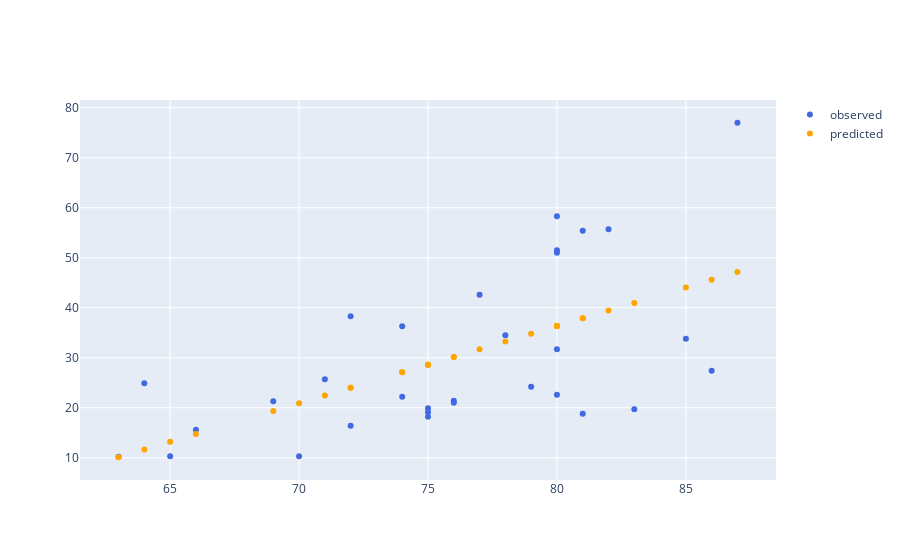

Here is the notebook cell this chart was saved with:
### Markdown cell above
Add a scatterplot of *predicted* data to the figure.

**Hint: use markers and not lines+markers**

### Code cell
fig.add_scatter(x= (np.ravel(pDataframe[['Height']])), y= (np.ravel(pDataframe[['predictions']])), mode="markers", name="predicted", line=dict(color='orange'))

#<xml xmlns="https://developers.google.com/blockly/xml"><variables><variable id="w|!1_/S4wRKF4S1`6Xg+">fig</variable><variable id="YynR+H75hTgW`vKfMxOx">np</variable><variable id="CudVpfu+F^ruj_:ZU_(,">pDataframe</variable></variables><block type="varDoMethod_Python" id="O07?sQIdula@ap]/9Ogq" x="-104" y="262"><field name="VAR" id="w|!1_/S4wRKF4S1`6Xg+">fig</field><field name="MEMBER">add_scatter</field><data>fig:add_scatter</data><value name="INPUT"><block type="lists_create_with" id="~tHtb;Nbw/OP6#7pB9wX"><mutation items="5"></mutation><value name="ADD0"><block type="valueOutputCodeBlock_Python" id="?9~fa0|VKDIpx+X]Ne],"><field name="CODE">x=</field><value name="INPUT"><block type="varDoMethod_Python" id="PqgNL`IVR~dg0v3Zc@6E"><field name="VAR" id="YynR+H75hTgW`vKfMxOx">np</field><field name="MEMBER">ravel</field><data>np:ravel</data><value name="INPUT"><block type="lists_create_with" id="/WA[:W1v?Yk{8TZIR=3-"><mutation items="1"></mutation><value name="ADD0"><block type="indexer_Python" id="{0YKup]NzKguA|u$}T+$"><field name="VAR" id="CudVpfu+F^ruj_:ZU_(,">pDataframe</field><value name="INDEX"><block type="lists_create_with" id="t9a]MmJQplr$V%vOxUz3"><mutation items="1"></mutation><value name="ADD0"><block type="text" id="jydyI4?hT45#whKP08UT"><field name="TEXT">Height</field></block></value></block></value></block></value></block></value></block></value></block></value><value name="ADD1"><block type="valueOutputCodeBlock_Python" id="oqGXpG4f]gzAbYsA.0;D"><field name="CODE">y=</field><value name="INPUT"><block type="varDoMethod_Python" id="J@N0R6DeiVx97x5mm:tW"><field name="VAR" id="YynR+H75hTgW`vKfMxOx">np</field><field name="MEMBER">ravel</field><data>np:ravel</data><value name="INPUT"><block type="lists_create_with" id="w7}[f3TUV;l~kqGyDyo}"><mutation items="1"></mutation><value name="ADD0"><block type="indexer_Python" id="+%EEY%p)m!{}ekec*Uh|"><field name="VAR" id="CudVpfu+F^ruj_:ZU_(,">pDataframe</field><value name="INDEX"><block type="lists_create_with" id="5hwCXO,}?([wUX2pCMIj"><mutation items="1"></mutation><value name="ADD0"><block type="text" id="R`vE#(3JKk_:@4zpufL%"><field name="TEXT">predictions</field></block></value></block></value></block></value></block></value></block></value></block></value><value name="ADD2"><block type="dummyOutputCodeBlock_Python" id="YG+w|pqAWiU7^v8ke,I@"><field name="CODE">mode="markers"</field></block></value><value name="ADD3"><block type="dummyOutputCodeBlock_Python" id="M}]PK}D5gon_c~052okl"><field name="CODE">name="predicted"</field></block></value><value name="ADD4"><block type="dummyOutputCodeBlock_Python" id="YDDnpGCm1d6B;LyPo^Gw"><field name="CODE">line=dict(color='orange')</field></block></value></block></value></block></xml>

### Figure 1 — Plotly figure (JSON) as saved in the notebook; plotly's stock layout.template omitted (floating-point values rounded to 4 significant figures)
{"data": [{"line": {"color": "royalblue"}, "mode": "markers", "name": "observed", "type": "scatter", "x": [70, 65, 63, 72, 81, 83, 66, 75, 80, 75, 79, 76, 76, 69, 75, 74, 85, 86, 71, 64, 78, 80, 74, 72, 77, 81, 82, 80, 80, 80, 87], "y": [10.3, 10.3, 10.2, 16.4, 18.8, 19.7, 15.6, 18.2, 22.6, 19.9, 24.2, 21, 21.4, 21.3, 19.1, 22.2, 33.8, 27.4, 25.7, 24.9, 34.5, 31.7, 36.3, 38.3, 42.6, 55.4, 55.7, 58.3, 51.5, 51, 77]}, {"line": {"color": "orange"}, "mode": "markers", "name": "predicted", "type": "scatter", "x": [70, 65, 63, 72, 81, 83, 66, 75, 80, 75, 79, 76, 76, 69, 75, 74, 85, 86, 71, 64, 78, 80, 74, 72, 77, 81, 82, 80, 80, 80, 87], "y": [20.91, 13.19, 10.11, 24.0, 37.89, 40.97, 14.74, 28.63, 36.34, 28.63, 34.8, 30.17, 30.17, 19.37, 28.63, 27.08, 44.06, 45.6, 22.45, 11.65, 33.26, 36.34, 27.08, 24.0, 31.71, 37.89, 39.43, 36.34, 36.34, 36.34, 47.15]}], "layout": {"autosize": true, "xaxis": {"autorange": true, "range": [61.48, 88.52], "type": "linear"}, "yaxis": {"autorange": true, "range": [5.208, 81.9], "type": "linear"}}}
